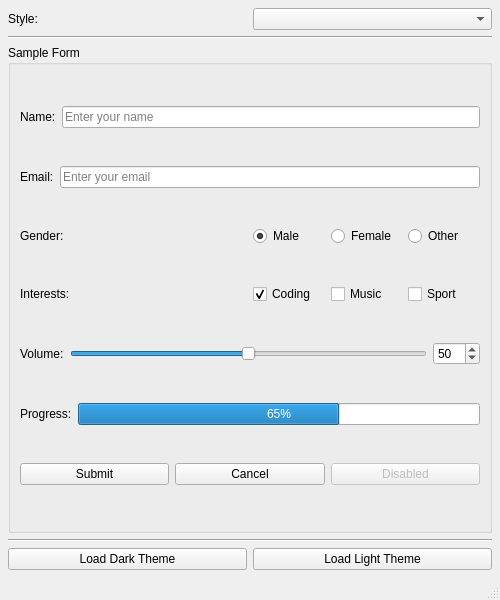
<?xml version="1.0" encoding="UTF-8"?>
<ui version="4.0">
 <class>MainWindow</class>
 <widget class="QMainWindow" name="MainWindow">
  <property name="geometry">
   <rect>
    <x>0</x>
    <y>0</y>
    <width>500</width>
    <height>600</height>
   </rect>
  </property>
  <property name="windowTitle">
   <string>Demo 11 - Style &amp; QSS</string>
  </property>
  <widget class="QWidget" name="centralWidget">
   <layout class="QVBoxLayout" name="verticalLayout">
    <property name="leftMargin">
     <number>8</number>
    </property>
    <property name="topMargin">
     <number>8</number>
    </property>
    <property name="rightMargin">
     <number>8</number>
    </property>
    <property name="bottomMargin">
     <number>8</number>
    </property>
    <item>
     <layout class="QHBoxLayout" name="styleSwitcherLayout">
      <item>
       <widget class="QLabel" name="styleLabel">
        <property name="text">
         <string>Style:</string>
        </property>
       </widget>
      </item>
      <item>
       <widget class="QComboBox" name="styleComboBox"/>
      </item>
     </layout>
    </item>
    <item>
     <widget class="Line" name="line">
      <property name="orientation">
       <enum>Qt::Horizontal</enum>
      </property>
     </widget>
    </item>
    <item>
     <widget class="QGroupBox" name="sampleFormGroup">
      <property name="title">
       <string>Sample Form</string>
      </property>
      <layout class="QVBoxLayout" name="formLayout">
       <item>
        <layout class="QHBoxLayout" name="nameRow">
         <item>
          <widget class="QLabel" name="nameLabel">
           <property name="text">
            <string>Name:</string>
           </property>
           <property name="minimumWidth">
            <number>60</number>
           </property>
          </widget>
         </item>
         <item>
          <widget class="QLineEdit" name="nameEdit">
           <property name="placeholderText">
            <string>Enter your name</string>
           </property>
          </widget>
         </item>
        </layout>
       </item>
       <item>
        <layout class="QHBoxLayout" name="emailRow">
         <item>
          <widget class="QLabel" name="emailLabel">
           <property name="text">
            <string>Email:</string>
           </property>
           <property name="minimumWidth">
            <number>60</number>
           </property>
          </widget>
         </item>
         <item>
          <widget class="QLineEdit" name="emailEdit">
           <property name="placeholderText">
            <string>Enter your email</string>
           </property>
          </widget>
         </item>
        </layout>
       </item>
       <item>
        <layout class="QHBoxLayout" name="genderRow">
         <item>
          <widget class="QLabel" name="genderLabel">
           <property name="text">
            <string>Gender:</string>
           </property>
           <property name="minimumWidth">
            <number>60</number>
           </property>
          </widget>
         </item>
         <item>
          <layout class="QHBoxLayout" name="radioLayout">
           <item>
            <widget class="QRadioButton" name="maleRadio">
             <property name="text">
              <string>Male</string>
             </property>
             <property name="checked">
              <bool>true</bool>
             </property>
            </widget>
           </item>
           <item>
            <widget class="QRadioButton" name="femaleRadio">
             <property name="text">
              <string>Female</string>
             </property>
            </widget>
           </item>
           <item>
            <widget class="QRadioButton" name="otherRadio">
             <property name="text">
              <string>Other</string>
             </property>
            </widget>
           </item>
          </layout>
         </item>
        </layout>
       </item>
       <item>
        <layout class="QHBoxLayout" name="interestsRow">
         <item>
          <widget class="QLabel" name="interestsLabel">
           <property name="text">
            <string>Interests:</string>
           </property>
           <property name="minimumWidth">
            <number>60</number>
           </property>
          </widget>
         </item>
         <item>
          <layout class="QHBoxLayout" name="checkboxLayout">
           <item>
            <widget class="QCheckBox" name="codingCheckBox">
             <property name="text">
              <string>Coding</string>
             </property>
             <property name="checked">
              <bool>true</bool>
             </property>
            </widget>
           </item>
           <item>
            <widget class="QCheckBox" name="musicCheckBox">
             <property name="text">
              <string>Music</string>
             </property>
            </widget>
           </item>
           <item>
            <widget class="QCheckBox" name="sportCheckBox">
             <property name="text">
              <string>Sport</string>
             </property>
            </widget>
           </item>
          </layout>
         </item>
        </layout>
       </item>
       <item>
        <layout class="QHBoxLayout" name="volumeRow">
         <item>
          <widget class="QLabel" name="volumeLabel">
           <property name="text">
            <string>Volume:</string>
           </property>
           <property name="minimumWidth">
            <number>60</number>
           </property>
          </widget>
         </item>
         <item>
          <widget class="QSlider" name="volumeSlider">
           <property name="minimum">
            <number>0</number>
           </property>
           <property name="maximum">
            <number>100</number>
           </property>
           <property name="value">
            <number>50</number>
           </property>
           <property name="orientation">
            <enum>Qt::Horizontal</enum>
           </property>
          </widget>
         </item>
         <item>
          <widget class="QSpinBox" name="volumeSpinBox">
           <property name="minimum">
            <number>0</number>
           </property>
           <property name="maximum">
            <number>100</number>
           </property>
           <property name="value">
            <number>50</number>
           </property>
          </widget>
         </item>
        </layout>
       </item>
       <item>
        <layout class="QHBoxLayout" name="progressRow">
         <item>
          <widget class="QLabel" name="progressLabel">
           <property name="text">
            <string>Progress:</string>
           </property>
           <property name="minimumWidth">
            <number>60</number>
           </property>
          </widget>
         </item>
         <item>
          <widget class="QProgressBar" name="progressBar">
           <property name="minimum">
            <number>0</number>
           </property>
           <property name="maximum">
            <number>100</number>
           </property>
           <property name="value">
            <number>65</number>
           </property>
          </widget>
         </item>
        </layout>
       </item>
       <item>
        <layout class="QHBoxLayout" name="btnRow">
         <item>
          <widget class="QPushButton" name="submitBtn">
           <property name="text">
            <string>Submit</string>
           </property>
          </widget>
         </item>
         <item>
          <widget class="QPushButton" name="cancelBtn">
           <property name="text">
            <string>Cancel</string>
           </property>
          </widget>
         </item>
         <item>
          <widget class="QPushButton" name="disabledBtn">
           <property name="text">
            <string>Disabled</string>
           </property>
           <property name="enabled">
            <bool>false</bool>
           </property>
          </widget>
         </item>
        </layout>
       </item>
      </layout>
     </widget>
    </item>
    <item>
     <widget class="Line" name="line2">
      <property name="orientation">
       <enum>Qt::Horizontal</enum>
      </property>
     </widget>
    </item>
    <item>
     <layout class="QHBoxLayout" name="themeBtnLayout">
      <item>
       <widget class="QPushButton" name="darkThemeBtn">
        <property name="text">
         <string>Load Dark Theme</string>
        </property>
       </widget>
      </item>
      <item>
       <widget class="QPushButton" name="lightThemeBtn">
        <property name="text">
         <string>Load Light Theme</string>
        </property>
       </widget>
      </item>
     </layout>
    </item>
   </layout>
  </widget>
  <widget class="QStatusBar" name="statusBar"/>
 </widget>
 <resources/>
 <connections/>
</ui>
